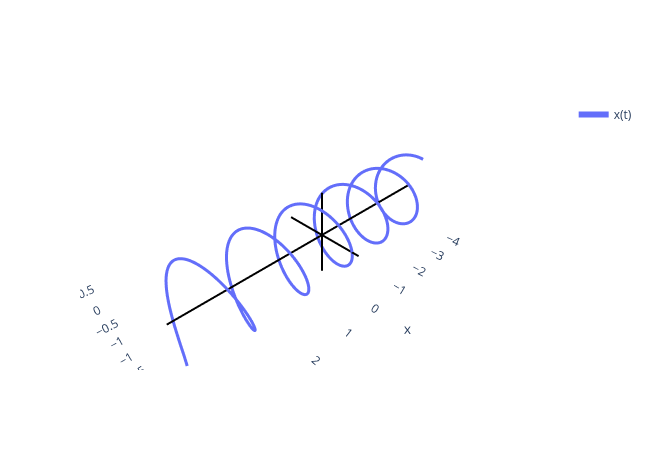

The notebook cell saved with this chart:
### Markdown cell above
# Señales exponenciales y senoidales

## Señales exponenciales complejas continuas

:::{important .simple icon=false} Definición general
\begin{equation}
x(t)=C e^{st},\quad C, s\in\mathbb{C}.
\end{equation}

\begin{equation}
  C=|C|e^{j\theta},
\end{equation}
\begin{equation}
  s=\sigma+j\omega_0.
\end{equation}
:::

Dependiendo de las constantes $C$ y $s$, podemos tener señales con distintas características:

### Señales exponenciales reales 

:::{important .simple icon=false} Señales exponenciales reales 
$$C, s\in\real, (s=\sigma).$$
\begin{equation}
  x(t)=C e^{\sigma t},\quad C,\sigma\in\real.
\end{equation}
:::

Hay tres posibilidades, según el signo de $\sigma$:

  - **Creciente**: $\sigma>0$.
  
    *Ejemplos*: reacciones en cadena, población con más nacimientos que defunciones.

  - **Decreciente**: $\sigma<0$.
  
    *Ejemplos*: circuitos RC, sistemas mecánicos amortiguados.

  - **Constante**: $\sigma=0$.


```{figure} figures/T1/2_3_fig1 
---
width: 70.0%
---
```

### Señales exponenciales imaginarias o senoidales

:::{important .simple icon=false} Señales exponenciales imaginarias o senoidales
  $$s=j\omega_0$$ 
\begin{equation}
  x(t)=C e^{j\omega_0 t},\quad C\in\mathbb{C},\ \omega_0\in\real.
\end{equation}
:::

Podemos expresarlas de la siguiente forma:
\begin{equation}
  x(t)=|C|e^{j\theta} e^{j\omega_0 t}=|C|e^{j(\omega_0 t+\theta)}.
\end{equation}
El caso más sencillo de exponencial compleja es para la constante $C=1$:
\begin{equation}
  x(t)=e^{j\omega_0 t}.
\end{equation}

```{figure} figures/T1/2_3_fig2 
---
width: 80.0%
---
```

### Code cell
import numpy as np
import plotly.graph_objects as go

# Señal compleja
t = np.linspace(-4, 4, 1000)

A = 1 #np.exp(-0.15*t**2)
x = A * np.exp(1j * 2*np.pi*0.7*t)

real = np.real(x)
imag = np.imag(x)

fig = go.Figure()

# Curva 3D
fig.add_trace(go.Scatter3d(
    x=t,
    y=real,
    z=imag,
    mode="lines",
    line=dict(width=6),
    name="x(t)"
))

# -----------------------------
# Ejes en el origen (manuales)
# -----------------------------
t_min, t_max = t.min(), t.max()
r_max = max(abs(real).max(), abs(imag).max()) * 1.2

# Eje t
fig.add_trace(go.Scatter3d(
    x=[t_min, t_max],
    y=[0, 0],
    z=[0, 0],
    mode="lines",
    line=dict(color="black", width=4),
    showlegend=False
))

# Eje real
fig.add_trace(go.Scatter3d(
    x=[0, 0],
    y=[-r_max, r_max],
    z=[0, 0],
    mode="lines",
    line=dict(color="black", width=4),
    showlegend=False
))

# Eje imaginario
fig.add_trace(go.Scatter3d(
    x=[0, 0],
    y=[0, 0],
    z=[-r_max, r_max],
    mode="lines",
    line=dict(color="black", width=4),
    showlegend=False
))

# -----------------------------
# Layout
# -----------------------------
fig.update_layout(
    # title="Señal compleja en 3D con ejes centrados",
    scene=dict(
        xaxis=dict(showbackground=False, showticklabels=True),
        yaxis=dict(showbackground=False, showticklabels=True),
        zaxis=dict(showbackground=False, showticklabels=True),
    ),
    width=650,
    height=450
)

fig.show()

### Figure 1 — Plotly figure (JSON) as saved in the notebook; plotly's stock layout.template omitted (floating-point values rounded to 4 significant figures; data arrays with more than 128 entries replaced by an {"elided": "..."} marker saying what was removed)
{"data": [{"line": {"width": 6}, "mode": "lines", "name": "x(t)", "type": "scatter3d", "x": {"elided": "1000 float values"}, "y": {"elided": "1000 float values"}, "z": {"elided": "1000 float values"}}, {"line": {"color": "black", "width": 4}, "mode": "lines", "showlegend": false, "type": "scatter3d", "x": [-4, 4], "y": [0, 0], "z": [0, 0]}, {"line": {"color": "black", "width": 4}, "mode": "lines", "showlegend": false, "type": "scatter3d", "x": [0, 0], "y": [-1.2, 1.2], "z": [0, 0]}, {"line": {"color": "black", "width": 4}, "mode": "lines", "showlegend": false, "type": "scatter3d", "x": [0, 0], "y": [0, 0], "z": [-1.2, 1.2]}], "layout": {"height": 450, "scene": {"xaxis": {"showbackground": false, "showticklabels": true}, "yaxis": {"showbackground": false, "showticklabels": true}, "zaxis": {"showbackground": false, "showticklabels": true}}, "width": 650}}
